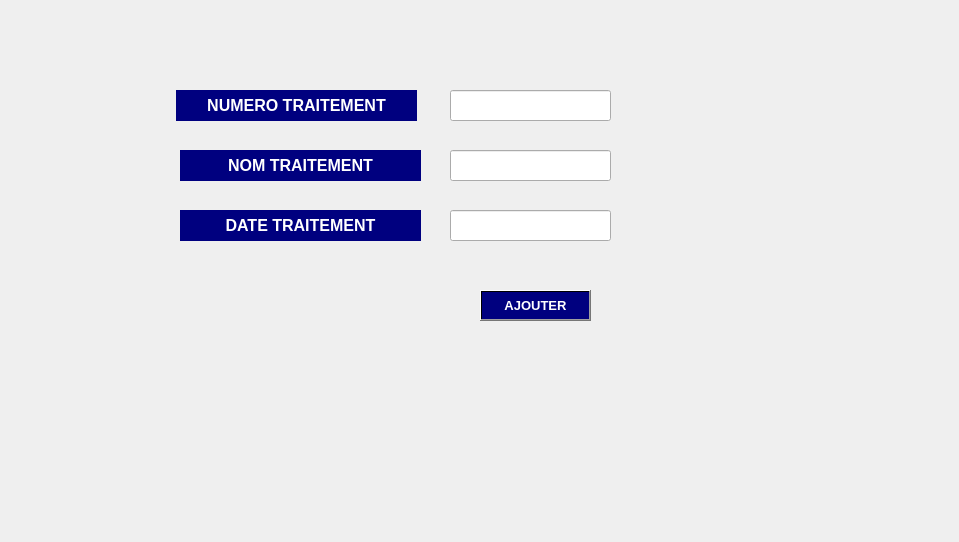
      <widget class="QWidget" name="tab_42">
       <attribute name="title">
        <string>Ajouter un traitement</string>
       </attribute>
       <widget class="QLabel" name="label_5">
        <property name="geometry">
         <rect>
          <x>180</x>
          <y>150</y>
          <width>241</width>
          <height>31</height>
         </rect>
        </property>
        <property name="font">
         <font>
          <pointsize>12</pointsize>
          <weight>75</weight>
          <bold>true</bold>
         </font>
        </property>
        <property name="styleSheet">
         <string notr="true">color: rgb(255, 255, 255);
background-color: rgb(0, 0, 127);</string>
        </property>
        <property name="text">
         <string>&lt;html&gt;&lt;head/&gt;&lt;body&gt;&lt;p align=&quot;center&quot;&gt;NOM TRAITEMENT&lt;/p&gt;&lt;/body&gt;&lt;/html&gt;</string>
        </property>
       </widget>
       <widget class="QLabel" name="label_28">
        <property name="geometry">
         <rect>
          <x>180</x>
          <y>210</y>
          <width>241</width>
          <height>31</height>
         </rect>
        </property>
        <property name="font">
         <font>
          <pointsize>12</pointsize>
          <weight>75</weight>
          <bold>true</bold>
         </font>
        </property>
        <property name="styleSheet">
         <string notr="true">color: rgb(255, 255, 255);
background-color: rgb(0, 0, 127);</string>
        </property>
        <property name="text">
         <string>&lt;html&gt;&lt;head/&gt;&lt;body&gt;&lt;p align=&quot;center&quot;&gt;DATE TRAITEMENT&lt;/p&gt;&lt;/body&gt;&lt;/html&gt;</string>
        </property>
       </widget>
       <widget class="QLineEdit" name="prenom_5">
        <property name="geometry">
         <rect>
          <x>450</x>
          <y>210</y>
          <width>161</width>
          <height>31</height>
         </rect>
        </property>
       </widget>
       <widget class="QLabel" name="label_29">
        <property name="geometry">
         <rect>
          <x>176</x>
          <y>90</y>
          <width>241</width>
          <height>31</height>
         </rect>
        </property>
        <property name="font">
         <font>
          <family>MS Shell Dlg 2</family>
          <pointsize>12</pointsize>
          <weight>75</weight>
          <italic>false</italic>
          <bold>true</bold>
         </font>
        </property>
        <property name="styleSheet">
         <string notr="true">color: rgb(255, 255, 255);
background-color: rgb(0, 0, 127);</string>
        </property>
        <property name="text">
         <string>&lt;html&gt;&lt;head/&gt;&lt;body&gt;&lt;p align=&quot;center&quot;&gt;NUMERO TRAITEMENT&lt;/p&gt;&lt;/body&gt;&lt;/html&gt;</string>
        </property>
       </widget>
       <widget class="QLineEdit" name="nom_5">
        <property name="geometry">
         <rect>
          <x>450</x>
          <y>150</y>
          <width>161</width>
          <height>31</height>
         </rect>
        </property>
       </widget>
       <widget class="QLineEdit" name="nump_4">
        <property name="geometry">
         <rect>
          <x>450</x>
          <y>90</y>
          <width>161</width>
          <height>31</height>
         </rect>
        </property>
       </widget>
       <widget class="QPushButton" name="pb_ajouter_4">
        <property name="geometry">
         <rect>
          <x>480</x>
          <y>290</y>
          <width>111</width>
          <height>31</height>
         </rect>
        </property>
        <property name="font">
         <font>
          <pointsize>10</pointsize>
          <weight>75</weight>
          <bold>true</bold>
         </font>
        </property>
        <property name="styleSheet">
         <string notr="true">background-color: qlineargradient(spread:pad, x1:0.631, y1:0.420455, x2:1, y2:0, stop:1 rgba(0, 0, 127, 255));
color: rgb(255, 255, 255);</string>
        </property>
        <property name="text">
         <string>AJOUTER</string>
        </property>
       </widget>
       <widget class="QLabel" name="label">
        <property name="geometry">
         <rect>
          <x>0</x>
          <y>0</y>
          <width>950</width>
          <height>533</height>
         </rect>
        </property>
        <property name="text">
         <string/>
        </property>
       </widget>
       <zorder>label</zorder>
       <zorder>label_5</zorder>
       <zorder>label_28</zorder>
       <zorder>prenom_5</zorder>
       <zorder>label_29</zorder>
       <zorder>nom_5</zorder>
       <zorder>nump_4</zorder>
       <zorder>pb_ajouter_4</zorder>
      </widget>
